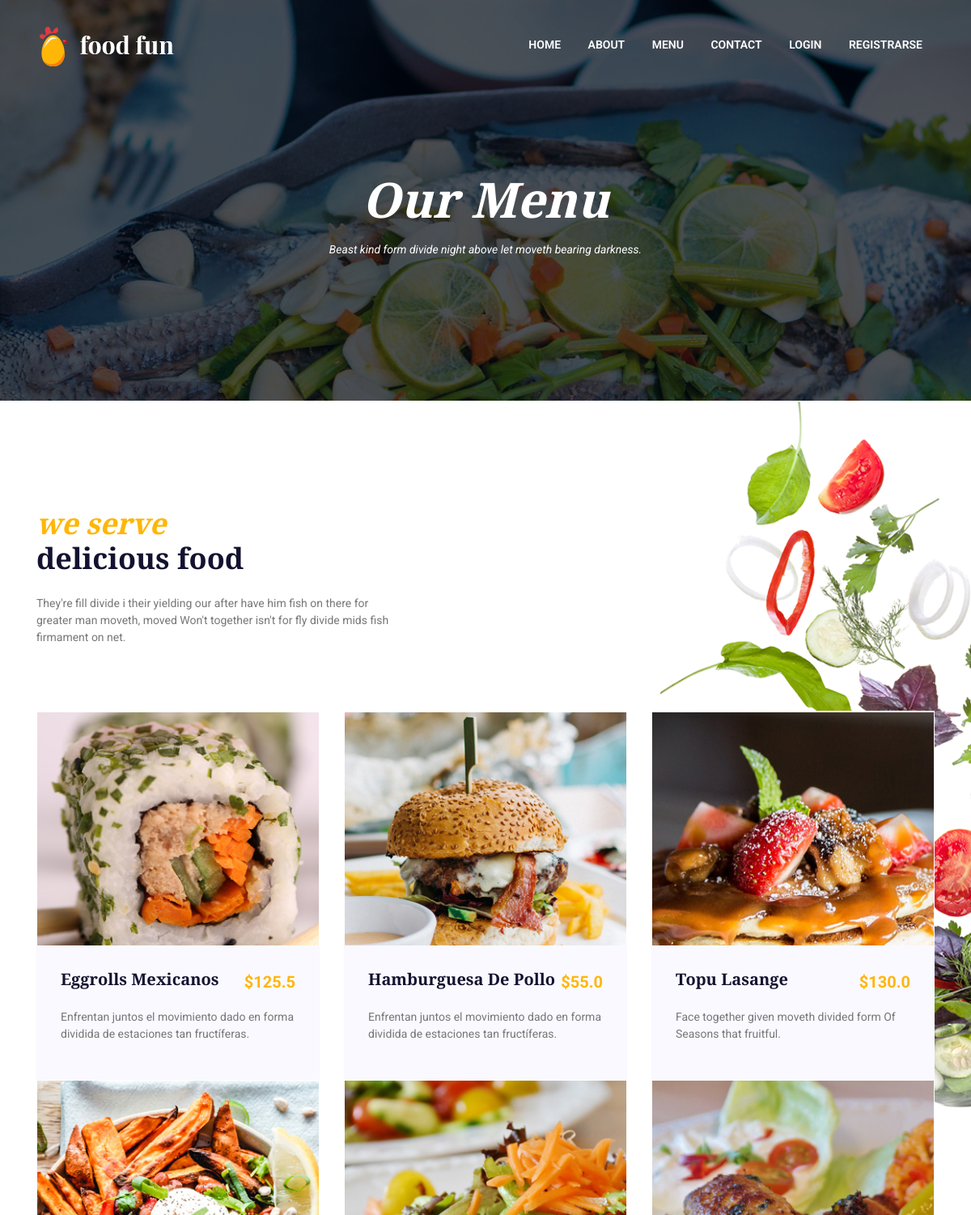
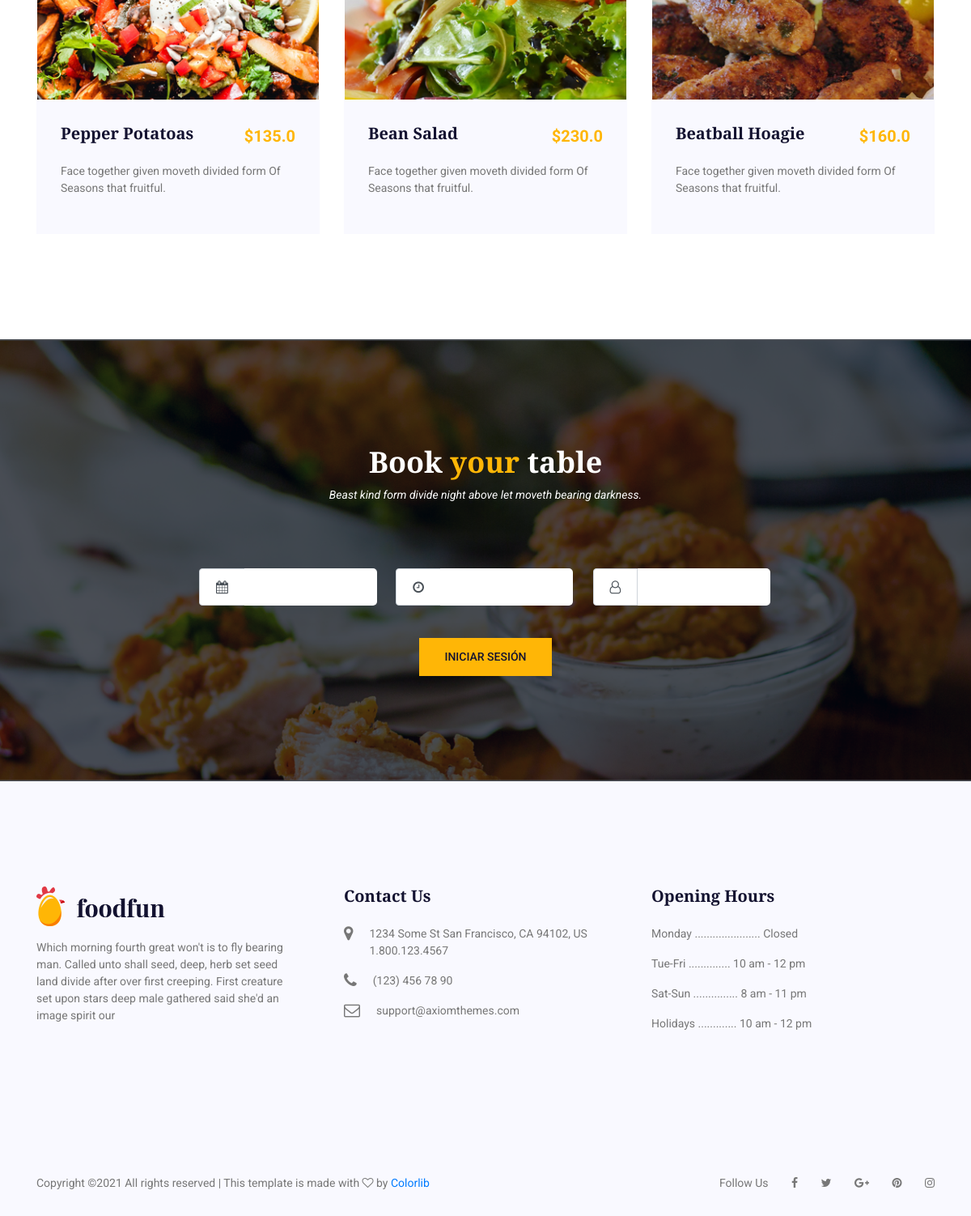
The page /menu on the database its author committed (2 pictures, top to bottom).
### Alimentos/models.py (models this page shows, shortened)
class Alimento(models.Model):
    nombre = models.CharField(max_length=100)
    precio = models.FloatField()
    imagen =  models.ImageField(upload_to="alimentos")
    descripcion = models.TextField()
    disponible = models.BooleanField(default=True)
    class Meta:
        verbose_name ='alimento'
        verbose_name_plural ='alimentos'

### Alimentos/views.py (the view)
# urls.py: path('menu', views.menu, name="Menu"),
def menu(request):
    alimentos = Alimento.objects.all()
    return render(request,'menu.html',{'alimentos':alimentos})

### Alimentos/templates/menu.html (shortened to what this page needs)
{% extends "base.html" %} {% load static %} {% block content %}
<header class="header-area header-area2">
    <div class="container">
        <div class="row">
            <div class="col-lg-2">
                <div class="logo-area">
                    <a href="index.html"><img src="{% static 'FoodFunApp/assets/images/logo/logo2.png' %}" alt="logo"></a>
                </div>
            </div>
            <div class="col-lg-10">
                <div class="main-menu main-menu2">
                    <ul>
                        <li><a href="{% url 'Indice' %}">home</a></li>
                        <li><a href="{% url 'About' %}">about</a></li>
                        <li class="active"><a href="{% url 'Menu' %}">menu</a></li>
                        <li><a href="{% url 'Contacto' %}">contact</a></li>
                        {% if user.is_authenticated %}
                        <li><a href="#"><i class="fa fa-user fa-2x mr-1"></i>{{ user.username }}</a></li>
                        <li><a href="{% url 'Logout' %}" class="bg-danger text-white">Cerrar sesión</a></li>
                        {% else %}
                        <li><a href="{% url 'Login' %}">login</a></li>
                        <li><a href="{% url 'Registro' %}">registrarse</a></li>
                        {% endif %}
                    </ul>
                </div>
            </div>
        </div>
    </div>
</header>
<section class="banner-area banner-area2 menu-bg text-center">
    <div class="container">
        <div class="row">
            <div class="col-lg-12">
                <h1><i>Our Menu</i></h1>
                <p class="pt-2"><i>Beast kind form divide night above let moveth bearing darkness.</i></p>
            </div>
        </div>
    </div>
</section>
<section class="food-area section-padding">
    <div class="container">
        <div class="row">
            <div class="col-md-5">
                <div class="section-top">
                    <h3><span class="style-change">we serve</span> <br>delicious food</h3>
                    <p class="pt-3">They're fill divide i their yielding our after have him fish on there for greater man moveth, moved Won't together isn't for fly divide mids fish firmament on net.</p>
                </div>
            </div>
        </div>
        <div class="row">
            {% for alimento in alimentos %}
            <div class="col-md-4 col-sm-6">
                <div class="single-food">
                    <div class="food-img">
                        <img src="{{alimento.imagen.url}}" class="img-fluid" alt="">
                    </div>
                    <div class="food-content">
                        <div class="d-flex justify-content-between">
                            <h5>{{alimento.nombre}}</h5>
                            <span class="style-change">${{alimento.precio}}</span>
                        </div>
                        <p class="pt-3">{{alimento.descripcion}}</p>
                    </div>
                </div>
            </div>
            {% endfor %}
        </div>
    </div>
</section>
<section class="table-area section-padding">
    <div class="container">
        <div class="row">
            <div class="col-lg-12">
                <div class="section-top2 text-center">
                    <h3>Book <span>your</span> table</h3>
                    <p><i>Beast kind form divide night above let moveth bearing darkness.</i></p>
                </div>
            </div>
        </div>
        <div class="row">
            <div class="col-lg-8 offset-lg-2">
                <form action="" method="POST"> {% csrf_token %}
                    <div class="input-group mb-3">
                        <div class="input-group-prepend">
                            <span class="input-group-text"><i class="fa fa-calendar"></i></span>
                        </div>
                        <input value="" required name="fecha" type="text" id="datepicker">
                    </div>
                    <div class="input-group mb-3">
                        <div class="input-group-prepend">
                            <span class="input-group-text"><i class="fa fa-clock-o"></i></span>
                        </div>
                        <input name="hora" value="" required type="text" id="datepicker2">
                    </div>
                    <div class="input-group mb-3">
                        <div class="input-group-prepend">
                            <span class="input-group-text"><i class="fa fa-user-o"></i></span> {% if user.is_authenticated %}
                            <input required type="text" value="{{ user.username }}" name="usuario"> {% else %}
                            <input type="text"> {% endif %}
                        </div>
                    </div>
                    <div class="table-btn text-center">
                        {% if user.is_authenticated %}
                        <button class="template-btn template-btn2 mt-4" type="submit">Reservar Mesa</button> {% else %}
                        <a class="template-btn template-btn2 mt-4" href="{% url 'Login' %}">Iniciar sesión</a> {% endif %}
                    </div>
                </form>
            </div>
        </div>
    </div>
</section>
{% endblock %}

### FoodFunApp/templates/base.html (shortened to what this page needs)
{% load static %}
<!DOCTYPE html>
<html lang="en">
<!DOCTYPE html>
<html lang="en">
<head>
    <link rel="stylesheet" href="{% static 'FoodFunApp/assets/css/animate-3.7.0.css' %}">
    <link rel="stylesheet" href="{% static 'FoodFunApp/assets/css/font-awesome-4.7.0.min.css' %}">
    <link rel="stylesheet" href="{% static 'FoodFunApp/assets/css/bootstrap-4.1.3.min.css' %}">
    <link rel="stylesheet" href="{% static 'FoodFunApp/assets/css/owl-carousel.min.css' %}">
    <link rel="stylesheet" href="{% static 'FoodFunApp/assets/css/jquery.datetimepicker.min.css' %}">
    <link rel="stylesheet" href="{% static 'FoodFunApp/assets/css/style.css' %}">
</head>
<body>
    {% block content %} {% endblock %}
    <footer class="footer-area">
        <div class="footer-widget footer-widget2 section-padding">
            <div class="container">
                <div class="row">
                    <div class="col-md-4">
                        <div class="single-widget single-widget1">
                            <a href="index.html"><img src="{% static 'FoodFunApp/assets/images/logo/logo.png' %}" alt=""></a>
                            <p class="mt-3">Which morning fourth great won't is to fly bearing man. Called unto shall seed, deep, herb set seed land divide after over first creeping. First creature set upon stars deep male gathered said she'd an image spirit our</p>
                        </div>
                    </div>
                    <div class="col-md-4">
                        <div class="single-widget single-widget2 my-5 my-md-0">
                            <h5 class="mb-4">contact us</h5>
                            <div class="d-flex">
                                <div class="into-icon">
                                    <i class="fa fa-map-marker"></i>
                                </div>
                                <div class="info-text">
                                    <p>1234 Some St San Francisco, CA 94102, US 1.800.123.4567 </p>
                                </div>
                            </div>
                            <div class="d-flex">
                                <div class="into-icon">
                                    <i class="fa fa-phone"></i>
                                </div>
                                <div class="info-text">
                                    <p>(123) 456 78 90</p>
                                </div>
                            </div>
                            <div class="d-flex">
                                <div class="into-icon">
                                    <i class="fa fa-envelope-o"></i>
                                </div>
                                <div class="info-text">
                                    <p>support@axiomthemes.com</p>
                                </div>
                            </div>
                        </div>
                    </div>
                    <div class="col-md-4">
                        <div class="single-widget single-widget3">
                            <h5 class="mb-4">opening hours</h5>
                            <p>Monday ...................... Closed</p>
                            <p>Tue-Fri .............. 10 am - 12 pm</p>
                            <p>Sat-Sun ............... 8 am - 11 pm</p>
                            <p>Holidays ............. 10 am - 12 pm</p>
                        </div>
                    </div>
                </div>
            </div>
        </div>
        <div class="footer-copyright footer-copyright2">
            <div class="container">
                <div class="row">
                    <div class="col-lg-7 col-md-6">
                        <span>
Copyright &copy;<script>document.write(new Date().getFullYear());</script> All rights reserved | This template is made with <i class="fa fa-heart-o" aria-hidden="true"></i> by <a href="https://colorlib.com" target="_blank">Colorlib</a>
</span>
                    </div>
                    <div class="col-lg-5 col-md-6">
                        <div class="social-icons">
                            <ul>
                                <li class="no-margin">Follow Us</li>
                                <li><a href="#"><i class="fa fa-facebook"></i></a></li>
                                <li><a href="#"><i class="fa fa-twitter"></i></a></li>
                                <li><a href="#"><i class="fa fa-google-plus"></i></a></li>
                                <li><a href="#"><i class="fa fa-pinterest"></i></a></li>
                                <li><a href="#"><i class="fa fa-instagram"></i></a></li>
                            </ul>
                        </div>
                    </div>
                </div>
            </div>
        </div>
    </footer>
</body>
</html>

### rows shown on the page
Alimento: imagen (picture), nombre "Eggrolls Mexicanos", precio "125.5", descripcion "Enfrentan juntos el movimiento dado en forma dividida de estaciones tan fructíferas."
Alimento: imagen (picture), nombre "Hamburguesa De Pollo", precio "55.0", descripcion "Enfrentan juntos el movimiento dado en forma dividida de estaciones tan fructíferas."
Alimento: imagen (picture), nombre "Topu Lasange", precio "130.0", descripcion "Face together given moveth divided form Of Seasons that fruitful."
Alimento: imagen (picture), nombre "Pepper Potatoas", precio "135.0", descripcion "Face together given moveth divided form Of Seasons that fruitful."
Alimento: imagen (picture), nombre "Bean Salad", precio "230.0", descripcion "Face together given moveth divided form Of Seasons that fruitful."
Alimento: imagen (picture), nombre "Beatball Hoagie", precio "160.0", descripcion "Face together given moveth divided form Of Seasons that fruitful."
